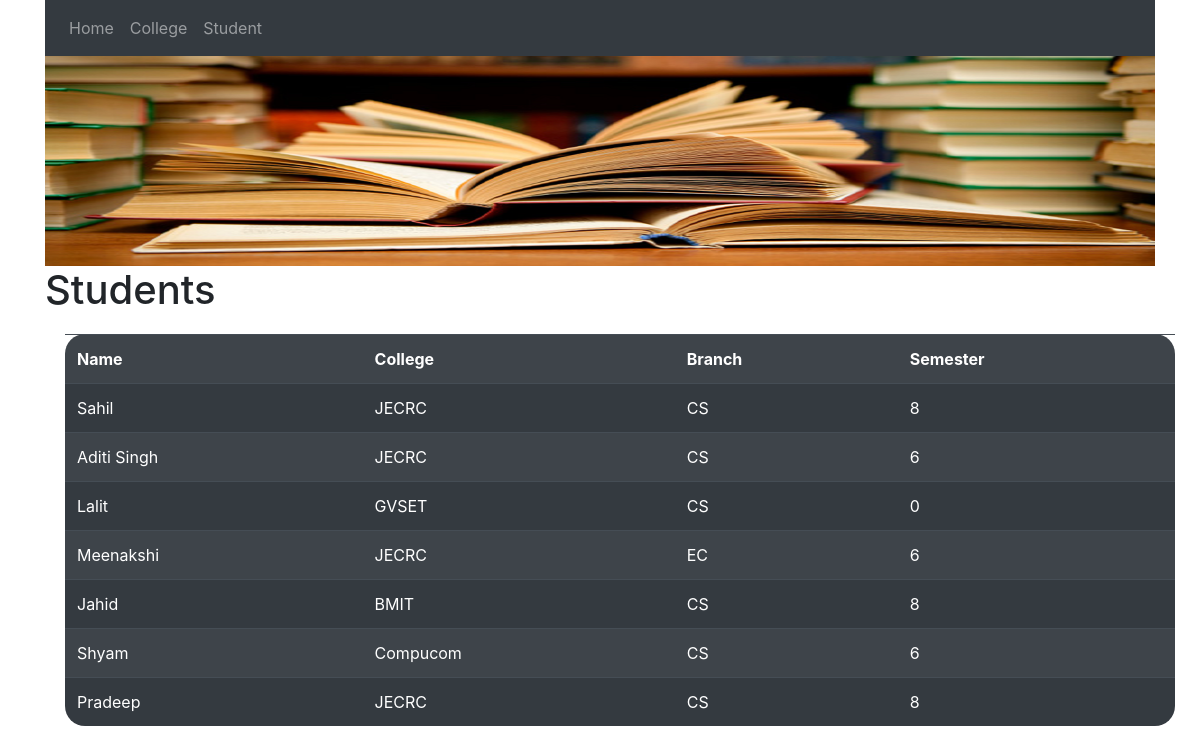
Screenshot of /school/ with the database file from the repository.
### School/models.py (models this page shows, shortened)
class Student(models.Model):
    name=models.CharField(max_length=128)
    college=models.ForeignKey(College,on_delete=models.CASCADE)
    branch=models.CharField(max_length=256)
    semester=models.IntegerField()
    studentimage=models.ImageField(upload_to='student/')

class College(models.Model):
    name=models.CharField(max_length=256)
    principal=models.CharField(max_length=256)
    location=models.CharField(max_length=256)
    collegeimage=models.ImageField(upload_to='college/')
    def __str__(self):
        return self.name

### School/views.py (the view)
# urls.py: path('school/',views.StudentView,name='student')
def StudentView(request):
    student_data=Student.objects.all()
    return render(request,'School/Student.html',{'SK':student_data})

### templates/School/Student.html (shortened to what this page needs)
<!DOCTYPE html>
{% load static %}
<html lang="en" dir="ltr">
  <head>
    <link rel="stylesheet" href="https://stackpath.bootstrapcdn.com/bootstrap/4.4.1/css/bootstrap.min.css">
  </head>
  <body>
    <div class="container">
        <nav class="navbar navbar-expand-lg navbar-dark bg-dark">
          <ul class="navbar-nav">
            <li class="nav-item"><a class="nav-link" href="{% url 'home' %}">Home</a></li>
            <li class="nav-item"><a class="nav-link" href="{% url 'college' %}">College</a></li>
            <li class="nav-item"><a class="nav-link" href="{% url 'student' %}">Student</a></li>
          </ul>
        </nav>
    </div>
    <div class="container">
      <img class="myimage" src="{% static 'images/acad3.png' %}" alt="Not Found">
    </div>
    <div class="container">
    <h1>Students</h1>
    <table class='table table-striped table-hover table-dark'>
      <tr>
        <th>Name</th>
        <th>College</th>
        <th>Branch</th>
        <th>Semester</th>
      </tr>
      {% for data in SK %}
      <tr>
        <td>{{data.name}}</td>
        <td>{{data.college}}</td>
        <td>{{data.branch}}</td>
        <td>{{data.semester}}</td>
      </tr>
      {% endfor %}
    </table>
  </div>
  </body>
</html>

### templates/School/Student.html (style rules this page uses)
table { border-radius: 20px; margin:20px; }
.myimage { width: 100%; height: 210px; }

### rows the page displays
Student: name "Sahil", college "JECRC", branch "CS", semester "8"
Student: name "Aditi Singh", college "JECRC", branch "CS", semester "6"
Student: name "Lalit", college "GVSET", branch "CS", semester "0"
Student: name "Meenakshi", college "JECRC", branch "EC", semester "6"
Student: name "Jahid", college "BMIT", branch "CS", semester "8"
Student: name "Shyam", college "Compucom", branch "CS", semester "6"
Student: name "Pradeep", college "JECRC", branch "CS", semester "8"
